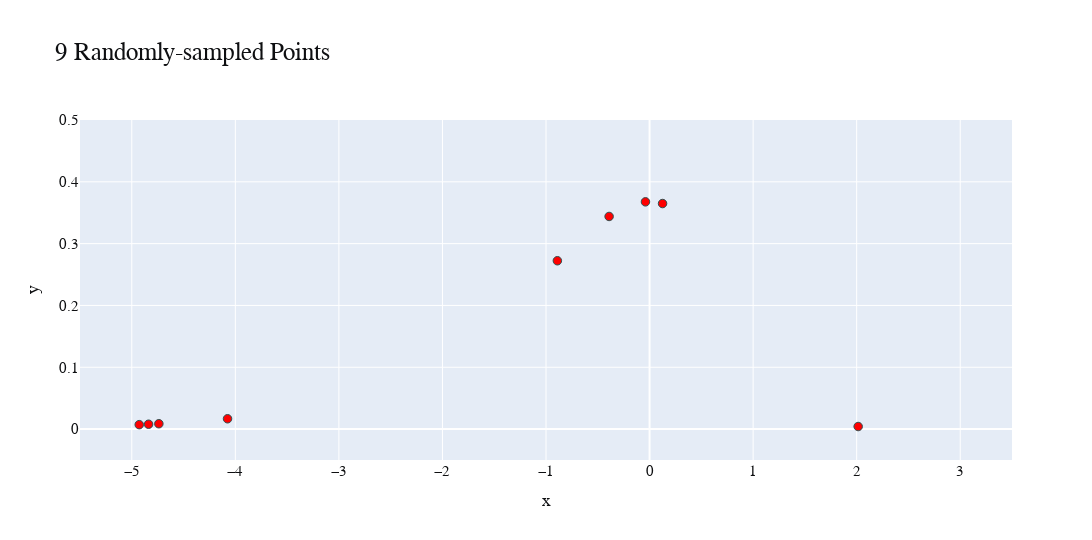
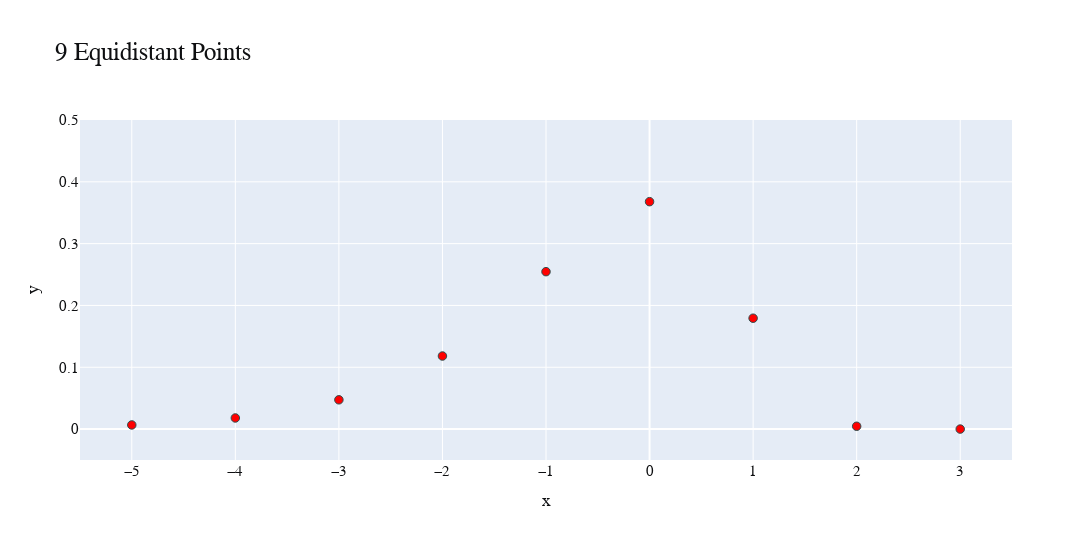
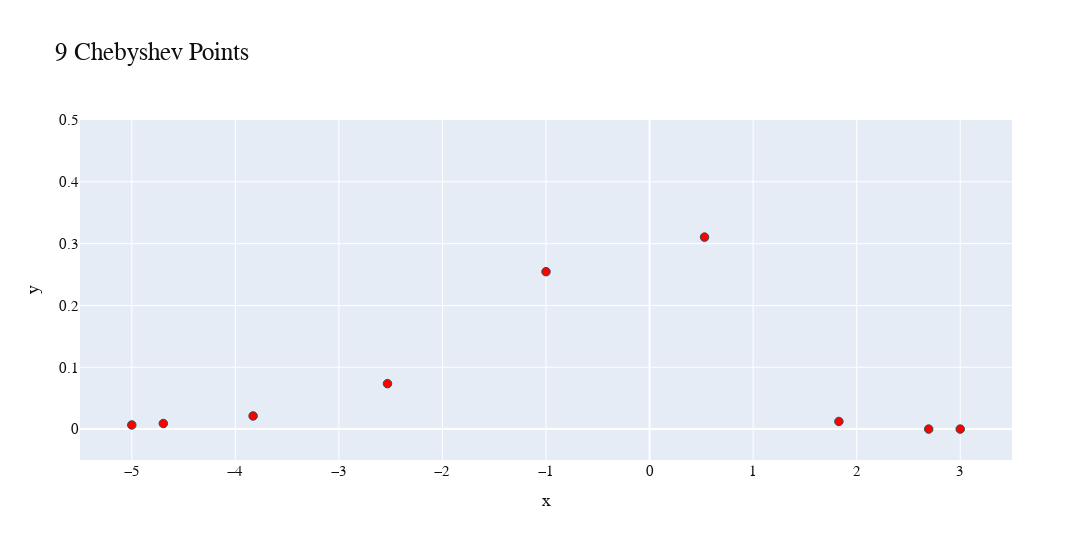

Source (notebook cell) for these figures, in order:
### Markdown cell above
### Getting the Points

### Code cell
start = -5
end = 3
n_points = 9
step_size = 1   

random_x_datapoints, random_y_datapoints = random_points(start, end, n_points)
fig = px.scatter(x=random_x_datapoints, y=random_y_datapoints)
fig.update_layout(
    title_text="9 Randomly-sampled Points",
    height=1080*0.5,
    width=1920*0.6,
    font_family="CMU Serif",
    font_size=15,
    title_font_size=25,
    font_color="#0e0f11",
    margin=dict(t=120, b=80)
)
fig.update_traces(marker=dict(size=8.5,
                              color='red',
                              line=dict(width=1,
                                        color='DarkSlateGrey')),
                  selector=dict(mode='markers'))
fig.update_yaxes(range=[-0.05, 0.5], title_text='y')
fig.update_xaxes(range=[-5.5, 3.5], title_text='x')
fig.show()

equal_x_datapoints, equal_y_datapoints = equal_points(start, end, 20)
fig = px.scatter(x=equal_x_datapoints, y=equal_y_datapoints)
fig.update_layout(
    title_text="9 Equidistant Points",
    height=1080*0.5,
    width=1920*0.6,
    font_family="CMU Serif",
    font_size=15,
    title_font_size=25,
    font_color="#0e0f11",
    margin=dict(t=120, b=80)
)
fig.update_traces(marker=dict(size=8.5,
                              color='red',
                              line=dict(width=1,
                                        color='DarkSlateGrey')),
                  selector=dict(mode='markers'))
fig.update_yaxes(range=[-0.05, 0.5], title_text='y')
fig.update_xaxes(range=[-5.5, 3.5], title_text='x')
fig.show()

cheby_x_datapoints, cheby_y_datapoints = cheby_points(start, end, n_points)
fig = px.scatter(x=cheby_x_datapoints, y=cheby_y_datapoints)
fig.update_layout(
    title_text="9 Chebyshev Points",
    height=1080*0.5,
    width=1920*0.6,
    font_family="CMU Serif",
    font_size=15,
    title_font_size=25,
    font_color="#0e0f11",
    margin=dict(t=120, b=80)
)
fig.update_traces(marker=dict(size=8.5,
                              color='red',
                              line=dict(width=1,
                                        color='DarkSlateGrey')),
                  selector=dict(mode='markers'))
fig.update_yaxes(range=[-0.05, 0.5], title_text='y')
fig.update_xaxes(range=[-5.5, 3.5], title_text='x')
fig.show()

### Figure 1 — Plotly figure (JSON) as saved in the notebook; plotly's stock layout.template omitted (floating-point values rounded to 4 significant figures)
{"data": [{"hovertemplate": "x=%{x}<br>y=%{y}<extra></extra>", "legendgroup": "", "marker": {"color": "red", "line": {"color": "DarkSlateGrey", "width": 1}, "size": 8.5, "symbol": "circle"}, "mode": "markers", "name": "", "orientation": "v", "showlegend": false, "type": "scatter", "x": [-4.928, -4.838, -4.738, -4.075, -0.8902, -0.3905, -0.03941, 0.1255, 2.015], "xaxis": "x", "y": [0.007189, 0.007862, 0.008676, 0.0167, 0.2723, 0.344, 0.3676, 0.3649, 0.004158], "yaxis": "y"}], "layout": {"font": {"color": "#0e0f11", "family": "CMU Serif", "size": 15}, "height": 540, "legend": {"tracegroupgap": 0}, "margin": {"b": 80, "t": 120}, "title": {"font": {"size": 25}, "text": "9 Randomly-sampled Points"}, "width": 1152, "xaxis": {"anchor": "y", "domain": [0, 1], "range": [-5.5, 3.5], "title": {"text": "x"}}, "yaxis": {"anchor": "x", "domain": [0, 1], "range": [-0.05, 0.5], "title": {"text": "y"}}}}

### Figure 2 — Plotly figure (JSON) as saved in the notebook; plotly's stock layout.template omitted (floating-point values rounded to 4 significant figures)
{"data": [{"hovertemplate": "x=%{x}<br>y=%{y}<extra></extra>", "legendgroup": "", "marker": {"color": "red", "line": {"color": "DarkSlateGrey", "width": 1}, "size": 8.5, "symbol": "circle"}, "mode": "markers", "name": "", "orientation": "v", "showlegend": false, "type": "scatter", "x": [-5, -4, -3, -2, -1, 0, 1, 2, 3], "xaxis": "x", "y": [0.006693, 0.01798, 0.04737, 0.1182, 0.2546, 0.3679, 0.1794, 0.004566, 3.801e-08], "yaxis": "y"}], "layout": {"font": {"color": "#0e0f11", "family": "CMU Serif", "size": 15}, "height": 540, "legend": {"tracegroupgap": 0}, "margin": {"b": 80, "t": 120}, "title": {"font": {"size": 25}, "text": "9 Equidistant Points"}, "width": 1152, "xaxis": {"anchor": "y", "domain": [0, 1], "range": [-5.5, 3.5], "title": {"text": "x"}}, "yaxis": {"anchor": "x", "domain": [0, 1], "range": [-0.05, 0.5], "title": {"text": "y"}}}}

### Figure 3 — Plotly figure (JSON) as saved in the notebook; plotly's stock layout.template omitted (floating-point values rounded to 4 significant figures)
{"data": [{"hovertemplate": "x=%{x}<br>y=%{y}<extra></extra>", "legendgroup": "", "marker": {"color": "red", "line": {"color": "DarkSlateGrey", "width": 1}, "size": 8.5, "symbol": "circle"}, "mode": "markers", "name": "", "orientation": "v", "showlegend": false, "type": "scatter", "x": [-5, -4.696, -3.828, -2.531, -1.0, 0.5307, 1.828, 2.696, 3], "xaxis": "x", "y": [0.006693, 0.009053, 0.02128, 0.07351, 0.2546, 0.3105, 0.01233, 5.462e-06, 3.801e-08], "yaxis": "y"}], "layout": {"font": {"color": "#0e0f11", "family": "CMU Serif", "size": 15}, "height": 540, "legend": {"tracegroupgap": 0}, "margin": {"b": 80, "t": 120}, "title": {"font": {"size": 25}, "text": "9 Chebyshev Points"}, "width": 1152, "xaxis": {"anchor": "y", "domain": [0, 1], "range": [-5.5, 3.5], "title": {"text": "x"}}, "yaxis": {"anchor": "x", "domain": [0, 1], "range": [-0.05, 0.5], "title": {"text": "y"}}}}
